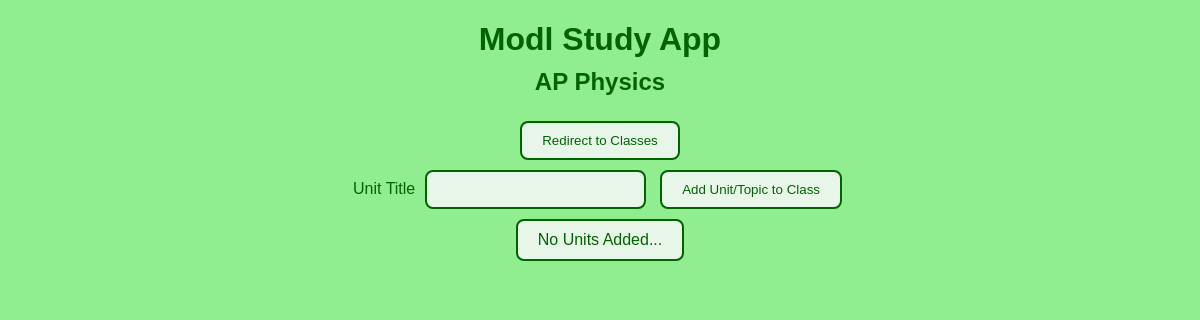
Before: /click-item/1 with the older database file.
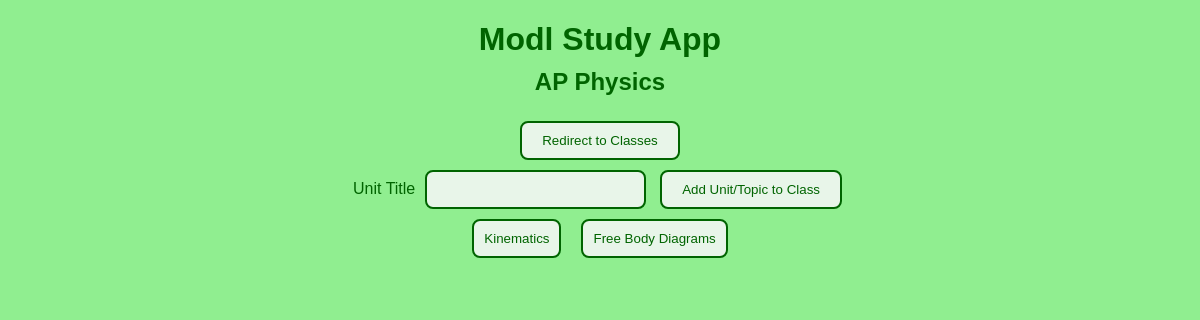
After: the same page with the newer database file.
### tables this page shows
CREATE TABLE classes(
            id INTEGER PRIMARY KEY AUTOINCREMENT,
            class_name TEXT NOT NULL UNIQUE
        );

CREATE TABLE units(
            id INTEGER PRIMARY KEY AUTOINCREMENT,
            class_id INTEGER NOT NULL,
            unit_name TEXT NOT NULL,
            FOREIGN KEY (class_id) REFERENCES classes (id) ON DELETE CASCADE
        );

### modl.py (the view)
@app.route("/click-item/<int:item_id>")
def click_item(item_id):
    print(f"User clicked button for class ID: {item_id}")
    conn = get_db_connection()
    cursor = conn.cursor()
    cursor.execute("SELECT class_name FROM classes WHERE id = ?", (item_id,))
    class_result = cursor.fetchone()
    if class_result is None:
        conn.close()
        return redirect(url_for("home"))
    class_name = class_result[0]
    cursor.execute("SELECT id, unit_name FROM units WHERE class_id = ? ORDER BY id", (item_id,))
    units = cursor.fetchall()
    conn.close()
    return render_template("class.html", name=class_name, items=units, item_id=item_id)

### modl.py (called while the page is built)
def get_db_connection():
    db_dir = os.path.join(BASE_DIR, "database")
    os.makedirs(db_dir, exist_ok=True)
    db_path = os.path.join(db_dir, "classes.db")
    return sqlite3.connect(db_path, timeout=30)

### templates/class.html (shortened to what this page needs)
<!DOCTYPE html>
<html lang="en">
<head>
    <link rel="stylesheet" href="{{ url_for('static', filename='style.css') }}">
</head>
<body>
    <h1>Modl Study App</h1>
    <h2>{{ name }}</h2>
    <form action="{{ url_for('home_page') }}" method="POST">
        <button type="submit">Redirect to Classes</button>
    </form>
    <form action="{{ url_for('add_unit', item_id=item_id) }}" method="POST">
        <label for="unit_name">Unit Title</label>
        <input type="text" id="unit_name" name="unit_name" required>
        <button type="submit">Add Unit/Topic to Class</button>
    </form>
    <div style="display: flex; gap: 10px; flex-wrap: wrap;">
    {% for unit_id, unit_name in items %}
        <a href="{{ url_for('view_unit', unit_id=unit_id) }}">
            <button type="button" style="padding: 10px; cursor: pointer;">
                {{ unit_name }}
            </button>
        </a>
    {% else %}
        <p>No Units Added...</p>
    {% endfor %}
    </div>
</body>
</html>

### static/style.css (style rules this page uses)
body { background-color: lightgreen; color: darkgreen; display: flex; flex-direction: column; align-items: center; text-align: center; margin: 0; font-family: Arial, sans-serif; }
h1 { text-align: center; margin-bottom: 10px; }
h2 { text-align: center; margin-top: 0; margin-bottom: 20px; }
button { margin: 5px; background-color: #e8f5e9; color: darkgreen; border: 2px solid darkgreen; border-radius: 8px; padding: 10px 20px; box-sizing: border-box; cursor: pointer; }
input { margin: 5px; background-color: #e8f5e9; color: darkgreen; border: 2px solid darkgreen; border-radius: 8px; padding: 10px 20px; box-sizing: border-box; cursor: pointer; }

Changed rows visible on the page:
added units: unit_name "Kinematics"
added units: unit_name "Free Body Diagrams"
Other visible differences:
text no longer shown: "No Units Added..."
